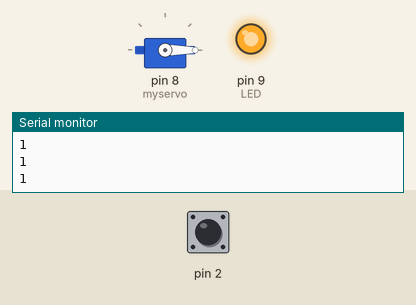
Bench run of a sketch on a simulated Arduino Uno, built with avr-gcc and run on an emulated ATmega328P. Shown: servo, output pins drawn as LEDs (lit = HIGH), the last lines printed to the serial monitor. The test bench sets the inputs (shaded band); at power-on: pin 2 HIGH.

Above: at 1.2 s.
1.3 s: pin 2 pulled LOW for 0.15 s
At 1.45 s:
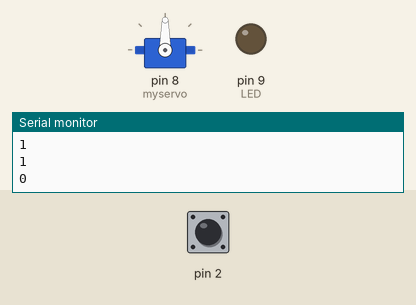
3.1 s: pin 2 pulled LOW for 3.2 s
At 6.35 s:
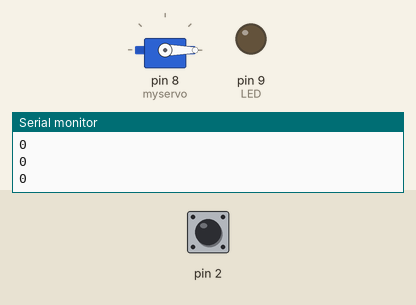
Timing chart, 0 to 7.9 s (numbered marks = the images above; inputs shaded):
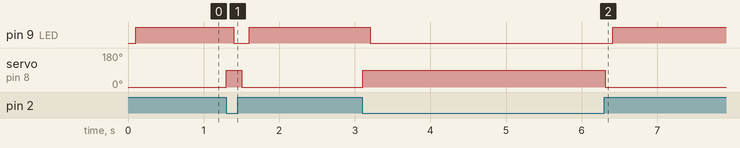

The sketch:

ServoLED.ino
```cpp
#include <Servo.h>

Servo myservo;  // create servo object to control a servo
int pos = 0;    // variable to store the servo position
int LED = 9;

void setup() {
  Serial.begin(9600);
    pinMode(2, INPUT_PULLUP);
    pinMode(LED, OUTPUT);
    myservo.attach(8);
}

void loop() {
 int buttonState = digitalRead(2);
    if (digitalRead(2) == LOW) {
        myservo.write(90);
        delay(100);
        digitalWrite(LED,LOW);
 } else {
  myservo.write(-90);
  delay(100);
  digitalWrite(LED,HIGH);
 }
 Serial.println(buttonState);
}
```

Measured:
- after the input at 1.3 s, pin 9 (LED): HIGH → LOW after 0.10 s, → HIGH 0.20 s later; servo on pin 8 (myservo): 0° → 90° at once, → 0° 0.20 s later
- after the input at 3.1 s, pin 9 (LED): HIGH → LOW after 0.10 s, → HIGH 3.2 s later; servo on pin 8 (myservo): 0° → 90° at once, → 0° 3.2 s later
